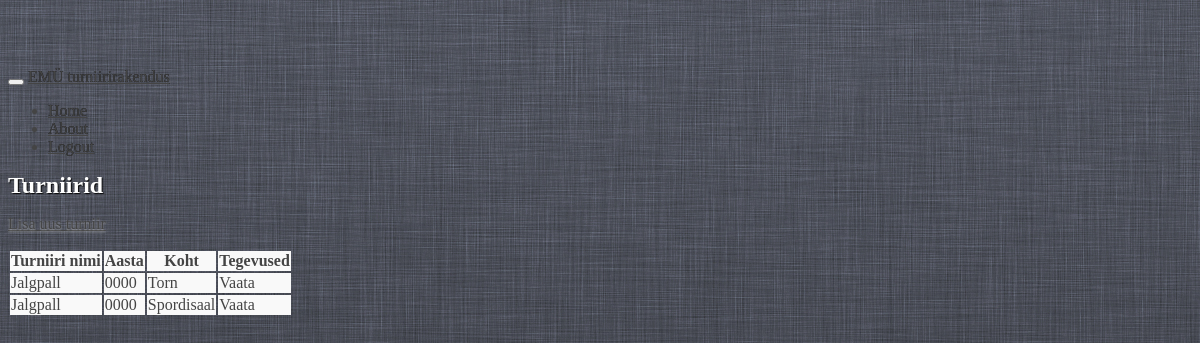
Before: /tournaments (signed in) with the older database file.
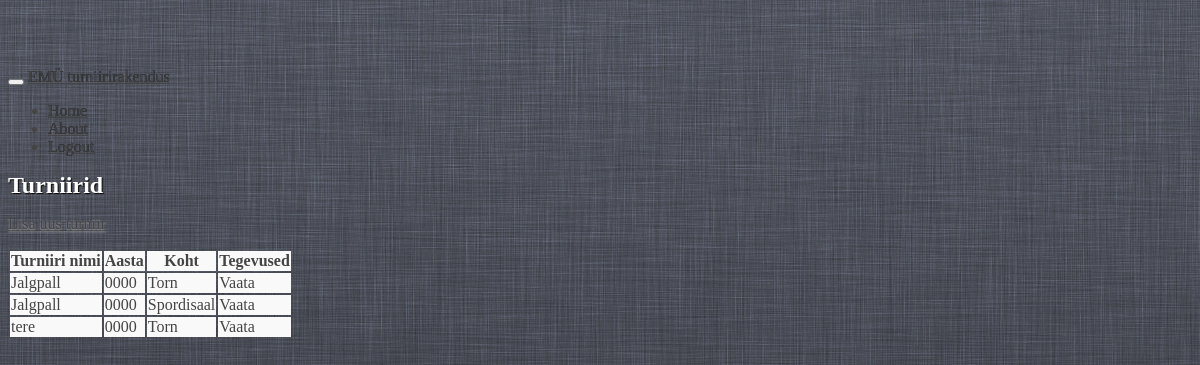
After: the same page with the newer database file.
### tables this page shows
CREATE TABLE `tournament` (
  `tournament_id` int(10) unsigned NOT NULL AUTO_INCREMENT,
  `tournament_name` varchar(100) NOT NULL,
  `tournament_year` int(11) NOT NULL,
  `tournament_place` varchar(100) NOT NULL,
  `place_id` int(11) unsigned NOT NULL,
  `deleted` tinyint(1) NOT NULL DEFAULT '0',
  `tournament_start` datetime NOT NULL,
  `tournament_end` datetime NOT NULL,
  `tournament_loser_bracket` tinyint(1) unsigned NOT NULL DEFAULT '0',
  `tournament_game_time` smallint(6) NOT NULL,
  `tournament_game_pause` smallint(6) NOT NULL,
  `tournament_field` smallint(6) NOT NULL,
  `tournament_group` smallint(6) NOT NULL,
  `tournament_win` smallint(6) NOT NULL,
  `tournament_type` tinyint(4) NOT NULL,
  `tournament_game_win` tinyint(4) NOT NULL,
  `tournament_game_tie` tinyint(4) NOT NULL,
  `tournament_game_loss` tinyint(4) NOT NULL,
  PRIMARY KEY (`tournament_id`),
  KEY `place_id` (`place_id`)
);

CREATE TABLE `place` (
  `place_id` int(10) unsigned NOT NULL AUTO_INCREMENT,
  `place_name` varchar(100) NOT NULL,
  `place_deleted` int(1) NOT NULL DEFAULT '0',
  PRIMARY KEY (`place_id`)
);

### modules/request.php (called while the page is built, shortened)
<?php
class request
{
	function __construct()
	{
		if (isset($_SERVER['PATH_INFO'])) {
			if ($path_info = explode('/', $_SERVER['PATH_INFO'])) {
				array_shift($path_info);
				$this->controller = isset($path_info[0]) ? array_shift($path_info) : DEFAULT_CONTROLLER;
			}
		}
	}
}
$_request = new request;

### controllers/tournaments.php (called while the page is built, shortened)
<?php
class tournaments
{
	function index()
	{
		$tournaments = get_all("SELECT * FROM tournament NATURAL JOIN place WHERE tournament.deleted=0");
		require 'views/master_view.php';
	}
}

### modules/database.php (called while the page is built, shortened)
<?php
function get_all($sql)
{
	$q = mysql_query($sql) or db_error_out($sql);
	while (($result[] = mysql_fetch_assoc($q)) || array_pop($result)) {
		;
	}
	return $result;
}

### views/tournaments_index_view.php (the view, shortened to what this page needs)
<h2 class="form-signin-heading">Turniirid</h2>
<p><a class="btn btn-large btn-primary" href="<?=BASE_URL?>tournaments/add">Lisa uus turniir</a></p>
<table class="table table-bordered table-striped">
	<thead>
	<tr>
		<th>
			Turniiri nimi
		</th>
		<th>
			Aasta
		</th>
		<th>
			Koht
		</th>
		<th>
			Tegevused
		</th>
	</tr>
	</thead>
	<tbody>
	<? if (! empty ($tournaments)): foreach ($tournaments as $tournament): ?>
	<tr>
		<td>
			<?=$tournament['tournament_name']?>
		</td>
		<td>
			<?=substr($tournament['tournament_start'], 0, 4)?>
		</td>
		<td>
			<?=$tournament['place_name']?>
		</td>
		<td>
			<?="Vaata"?>
		</td>
	</tr>
		<? endforeach; endif ?>
	</tbody>
</table>

### index.php (shortened to what this page needs)
<?php
require 'modules/request.php';
require 'modules/database.php';
if (file_exists('controllers/'.$_request->controller.'.php')) {
	$controller = new $_request->controller;
	$controller->{$_request->action}();
} else {
	echo "The page '{$_request->controller}' does not exist";
}

### views/master_view.php (shortened to what this page needs)
<!DOCTYPE html>
<html lang="en">
<head>
	<link rel="stylesheet" href="http://code.jquery.com/ui/1.10.1/themes/base/jquery-ui.css"/>
	<link href="//netdna.bootstrapcdn.com/twitter-bootstrap/2.3.0/css/bootstrap-combined.min.css" rel="stylesheet">
</head>
<body>
<div class="navbar navbar-inverse navbar-fixed-top">
	<div class="navbar-inner">
		<div class="container">
			<button type="button" class="btn btn-navbar" data-toggle="collapse" data-target=".nav-collapse">
			</button>
			<a class="brand" href="<?= BASE_URL ?>tournaments">EMÜ turniirirakendus</a>
			<div class="nav-collapse collapse">
				<ul class="nav">
					<li class="active"><a href="<?= BASE_URL ?>tournaments">Home</a></li>
					<li><a href="#about">About</a></li>
					<li><a href="<?= BASE_URL ?>auth/logout">Logout</a></li>
				</ul>
			</div>
		</div>
	</div>
</div>
<div class=" container-fluid">
	<? require 'views/'.$_request->controller.'_'.$_request->action.'_view.php'?>
</div>
</body>
</html>

Changed rows visible on the page:
added tournament: tournament_name "tere", tournament_start "0000", place.place_name "Torn"
